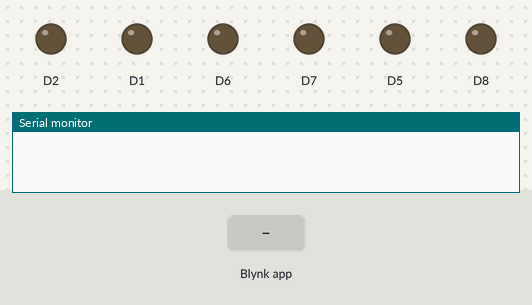
A sketch run on a simulated ESP8266 (NodeMCU). Shown: output pins drawn as LEDs (lit = HIGH), the last lines printed to the serial monitor. The test bench sets the inputs (shaded band).

Above: at 3.0 s.
3.1 s: Blynk app writes 1 to V0
At 4.3 s:
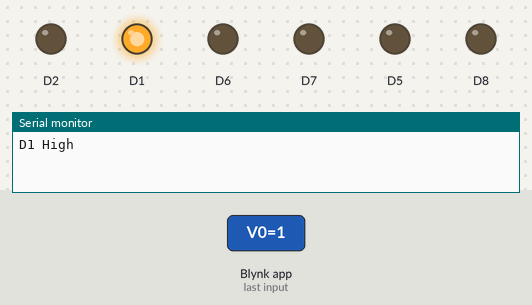
4.6 s: Blynk app writes 1 to V1
At 5.5 s:
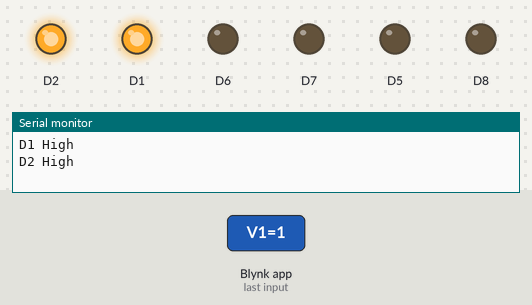
6.1 s: Blynk app writes 0 to V0
At 6.6 s:
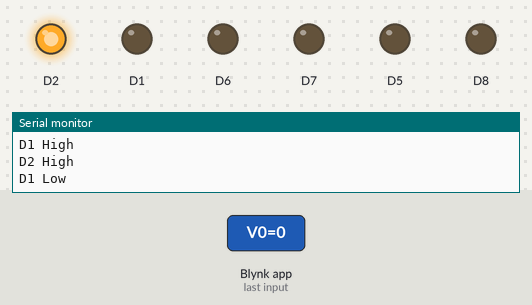
7.6 s: Blynk app writes 1 to V2
At 8.8 s:
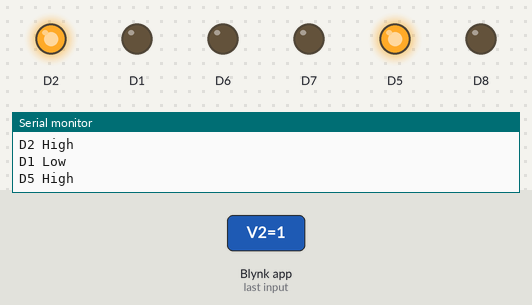
9.1 s: Blynk app writes 0 to V1
At 10.1 s:
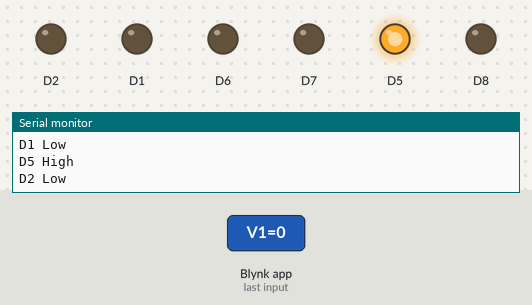
10.6 s: Blynk app writes 1 to V3
At 11.3 s:
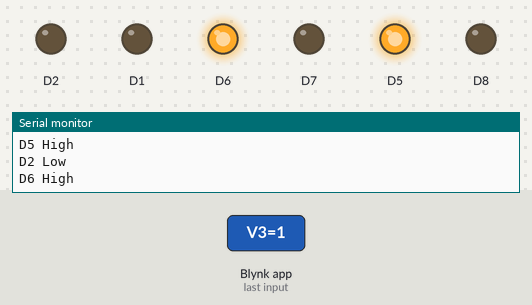
Timing chart, 0 to 13.1 s (numbered marks = the images above; inputs shaded):
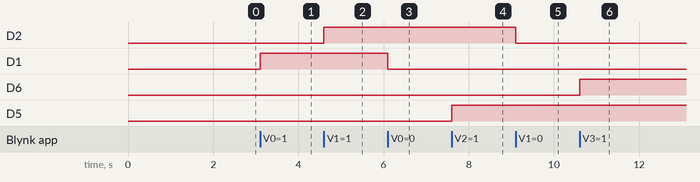

The sketch:

Wifi_Nodule.ino
```cpp
// Fill-in information from your Blynk Template here
#define BLYNK_TEMPLATE_ID "TMPLTTvJohfL"
#define BLYNK_DEVICE_NAME "Automation"

#define BLYNK_FIRMWARE_VERSION "0.1.0"
#define BLYNK_PRINT Serial
#define USE_NODE_MCU_BOARD

#include "BlynkEdgent.h"

BLYNK_WRITE(V0)
{
  int s0 = param.asInt(); // parameter as int
  if(s0 == HIGH)
  {
    digitalWrite(D1,HIGH);
    Serial.println("D1 High");
    delay(10);
    }
    if(s0 == LOW)
  {
    digitalWrite(D1,LOW);
    Serial.println("D1 Low");
    delay(10);
    }
}
BLYNK_WRITE(V1)
{
  int s1 = param.asInt(); // parameter as int
  if(s1 == HIGH)
  {
    digitalWrite(D2,HIGH);
    Serial.println("D2 High");
    delay(10);
    }
    if(s1 == LOW)
  {
    digitalWrite(D2,LOW);
    Serial.println("D2 Low");
    delay(10);
    }
}
BLYNK_WRITE(V2)
{
  int s2 = param.asInt(); // parameter as int
  if(s2 == HIGH)
  {
    digitalWrite(D5,HIGH);
    Serial.println("D5 High");
    delay(10);
    }
    if(s2 == LOW)
  {
    digitalWrite(D5,LOW);
    Serial.println("D5 Low");
    delay(10);
    }
}
BLYNK_WRITE(V3)
{
  int s3 = param.asInt(); // parameter as int
  if(s3 == HIGH)
  {
    digitalWrite(D6,HIGH);
    Serial.println("D6 High");
    delay(10);
    }
    if(s3 == LOW)
  {
    digitalWrite(D6,LOW);
    Serial.println("D6 Low");
    delay(10);
    }
}
BLYNK_WRITE(V4)
{
  int s4 = param.asInt(); // parameter as int
  if(s4 == HIGH)
  {
    digitalWrite(D7,HIGH);
    Serial.println("D7 High");
    delay(10);
    }
    if(s4 == LOW)
  {
    digitalWrite(D7,LOW);
    Serial.println("D7 Low");
    delay(10);
    }
}
BLYNK_WRITE(V5)
{
  int s5 = param.asInt(); // parameter as int
  if(s5 == HIGH)
  {
    digitalWrite(D8,HIGH);
    Serial.println("D8 High");
    delay(10);
    }
    if(s5 == LOW)
  {
    digitalWrite(D8,LOW);
    Serial.println("D8 Low");
    delay(10);
    }
}

void setup()
{
  Serial.begin(9600);
  pinMode(D1,OUTPUT);
  pinMode(D2,OUTPUT);
  pinMode(D5,OUTPUT);
  pinMode(D6,OUTPUT);
  pinMode(D7,OUTPUT);
  pinMode(D8,OUTPUT);

  digitalWrite(D1,LOW);
  digitalWrite(D2,LOW);
  digitalWrite(D5,LOW);
  digitalWrite(D6,LOW);
  digitalWrite(D7,LOW);
  digitalWrite(D8,LOW);

  BlynkEdgent.begin();
}

void loop() {
    BlynkEdgent.run();
}
```

Measured:
- after the input at 3.1 s, D1: LOW → HIGH at once
- after the input at 4.6 s, D2: LOW → HIGH at once
- after the input at 6.1 s, D1: HIGH → LOW at once
- after the input at 7.6 s, D5: LOW → HIGH at once
- after the input at 9.1 s, D2: HIGH → LOW at once
- after the input at 10.6 s, D6: LOW → HIGH at once
